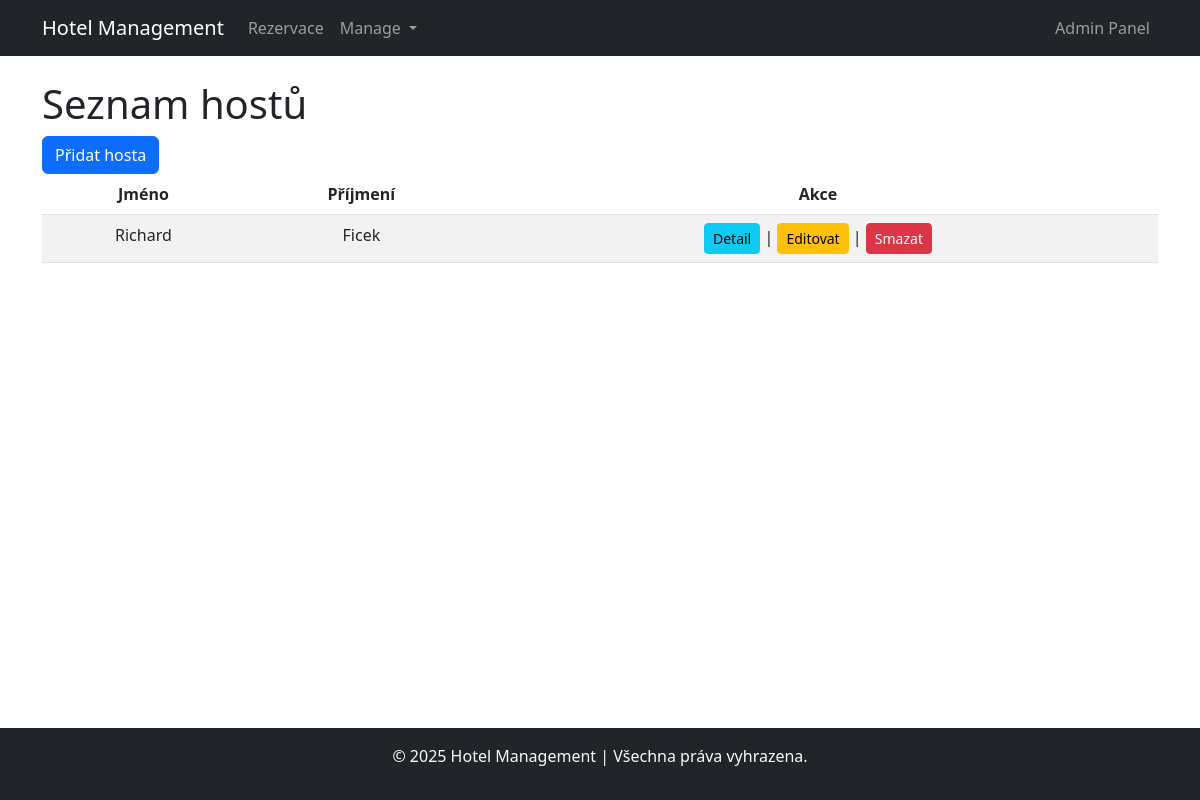
/guests/, run on an earlier commit of the app's database.
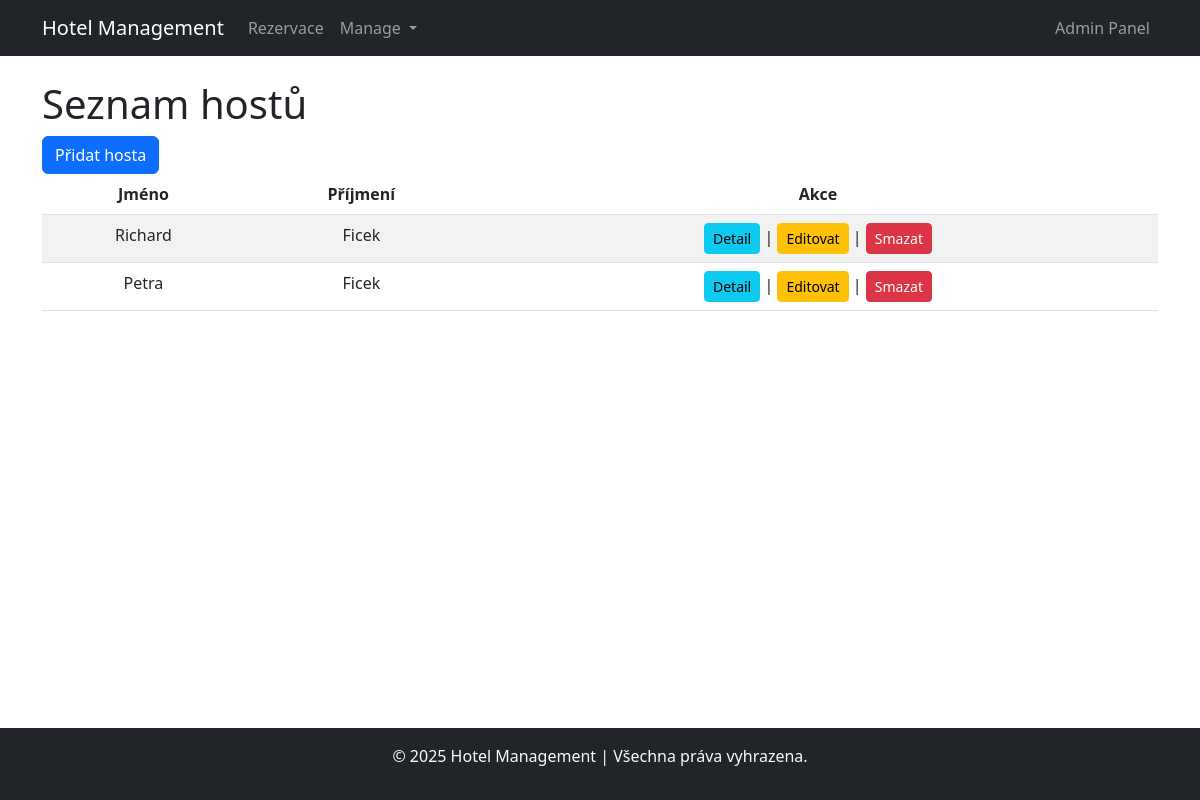
And on a later commit of the database.
### blog/models.py (models this page shows, shortened)
class Guest(models.Model):
    guest_id = models.AutoField(primary_key=True)
    firstname = models.CharField(max_length=100)
    lastname = models.CharField(max_length=100)
    email = models.EmailField()
    phone = models.CharField(max_length=15)
    birth_date = models.DateField(null=True, blank=True)
    address = models.ForeignKey(Address, on_delete=models.CASCADE)
    guest_type = models.CharField(max_length=50)
    registration_date = models.DateField(auto_now_add=True)
    notes = models.TextField(null=True, blank=True)

### blog/views.py (the view)
# urls.py: path('guests/', views.guest_list, name='guest_list'),
def guest_list(request):
    guests = Guest.objects.all()
    return render(request, 'management/guest/guest_list.html', {'guests': guests})

### blog/templates/management/guest/guest_list.html
{% extends 'base.html' %}
{% block content %}
<h1>Seznam hostů</h1>
<a href="{% url 'add_guest' %}" class="btn btn-primary">Přidat hosta</a>
<table class="table table-striped">
    <thead>
        <tr class="text-center">
            <th scope="col">Jméno</th>
            <th scope="col">Příjmení</th>
            <th scope="col">Akce</th>
        </tr>
    </thead>
    <tbody>
        {% for guest in guests %}
            <tr class="text-center">
                <td>{{ guest.firstname }}</td>
                <td>{{ guest.lastname }}</td>
                <td>
                    <a href="{% url 'guest_detail' guest_id=guest.guest_id %}" class="btn btn-info btn-sm">Detail</a> |
                    <a href="{% url 'guest_update' guest.guest_id %}" class="btn btn-warning btn-sm">Editovat</a> |
                    <button class="btn btn-danger btn-sm" data-bs-toggle="modal" data-bs-target="#deleteModal" data-guest-id="{{ guest.guest_id }}" data-guest-name="{{ guest.firstname }} {{ guest.lastname }}">
                        Smazat
                    </button>
                </td>
            </tr>
        {% endfor %}
    </tbody>
</table>
{% endblock %}

What changed in the data, as far as the page shows it:
added Guest: firstname "Petra", lastname "Ficek"
